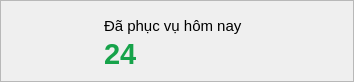
  <widget class="QFrame" name="cardDaPhucVu">
   <property name="geometry">
    <rect>
     <x>772</x>
     <y>90</y>
     <width>354</width>
     <height>82</height>
    </rect>
   </property>
   <property name="frameShape">
    <enum>QFrame::Shape::StyledPanel</enum>
   </property>
   <widget class="QLabel" name="cardDaPhucVuImage">
    <property name="geometry">
     <rect>
      <x>22</x>
      <y>15</y>
      <width>52</width>
      <height>52</height>
     </rect>
    </property>
    <property name="minimumSize">
     <size>
      <width>48</width>
      <height>48</height>
     </size>
    </property>
    <property name="font">
     <font>
      <family>Segoe UI</family>
      <pointsize>11</pointsize>
      <bold>false</bold>
     </font>
    </property>
    <property name="styleSheet">
     <string notr="true">from PySide6.QtGui import QPixmap
from PySide6.QtCore import Qt

pix = QPixmap(&quot;assets/icons/customer.png&quot;)

self.lblImgKhachDangPhucVu.setPixmap(
    pix.scaled(
        32,
        32,
        Qt.KeepAspectRatio,
        Qt.SmoothTransformation
    )
)
</string>
    </property>
    <property name="text">
     <string/>
    </property>
    <property name="pixmap">
     <pixmap>../images/tải xuống.png</pixmap>
    </property>
    <property name="scaledContents">
     <bool>true</bool>
    </property>
    <property name="alignment">
     <set>Qt::AlignmentFlag::AlignCenter</set>
    </property>
    <property name="class" stdset="0">
     <string>imageSlot</string>
    </property>
   </widget>
   <widget class="QLabel" name="cardDaPhucVuTitle">
    <property name="geometry">
     <rect>
      <x>104</x>
      <y>14</y>
      <width>220</width>
      <height>24</height>
     </rect>
    </property>
    <property name="font">
     <font>
      <family>Segoe UI</family>
      <pointsize>11</pointsize>
      <bold>false</bold>
     </font>
    </property>
    <property name="text">
     <string>Đã phục vụ hôm nay</string>
    </property>
   </widget>
   <widget class="QLabel" name="lblDaPhucVuCount">
    <property name="geometry">
     <rect>
      <x>104</x>
      <y>38</y>
      <width>220</width>
      <height>32</height>
     </rect>
    </property>
    <property name="font">
     <font>
      <pointsize>22</pointsize>
      <bold>true</bold>
     </font>
    </property>
    <property name="styleSheet">
     <string notr="true">color:#16a34a;</string>
    </property>
    <property name="text">
     <string>24</string>
    </property>
   </widget>
  </widget>
